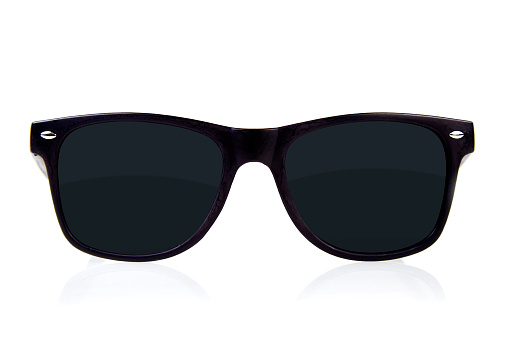
#> input picture sun3.jpg, 509 x 339 px
$ python main.py
#> lines starting #> are read from the running program, lines starting #| are printed output that depends on the picture; after the words box and inside, x2 and y2 are one past the last pixel; in counts of white or black regions, pixels touching at a corner belong together
"""_summary_
This code to capture the dominant colour and shape in the image.
It is more suitable for one dominant colour.
How it's works
#install library call colorthief
#install matplotlib
#give the Image location
"""


import cv2
from colorthief import ColorThief
import matplotlib.pyplot as plt


def detect_shapes_and_color(image):
#> called with image = 'sun3.jpg'
    image_path = image
    image = cv2.imread(image_path)
#> image is the input picture: shape (339, 509, 3); mean B, G, R 191, 189, 187.7

    gray_image = cv2.cvtColor(image, cv2.COLOR_BGR2GRAY)

    # Threshold the grayscale image
    _, thresh_image = cv2.threshold(gray_image, 220, 255, cv2.THRESH_BINARY)
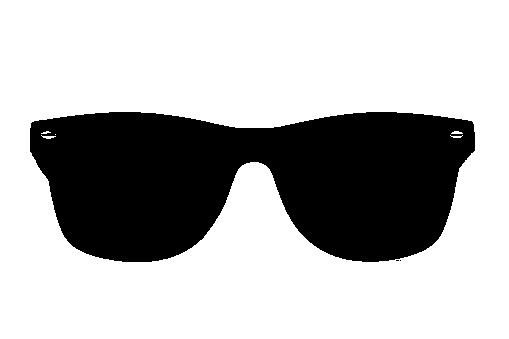
#> thresh_image: shape (339, 509); 70.9% white; 3 black regions (2 under 20 px)

    # Find contours in the thresholded image
    contours, hierarchy = cv2.findContours(thresh_image, cv2.RETR_TREE, cv2.CHAIN_APPROX_SIMPLE)
#> contours = 9 contours, 7 with area under 20; largest, box (x1, y1, x2, y2) and area: (0, 0, 509, 339) 171704, (29, 111, 476, 263) 50854

    # Loop through the contours
    for i, contour in enumerate(contours):
        if i == 0:
            continue
        epsilon = 0.01 * cv2.arcLength(contour, True)
        approx = cv2.approxPolyDP(contour, epsilon, True)
        cv2.drawContours(image, contour, 0, (0, 255, 0), 3)
        x, y, w, h = cv2.boundingRect(approx)
        x_mid = int(x + (w / 3))
        y_mid = int(y + (h / 1.5))
        coords = (x_mid, y_mid)
        shape_label = "Triangle" if len(approx) == 3 else "Circle"
        cv2.putText(image, shape_label, (10, 30), cv2.FONT_HERSHEY_SIMPLEX, 0.8, (0, 255, 0), 2)
#> this loop made 9 passes
#> (epsilon, x, y, w, h, x_mid, y_mid) on passes 3 to 9: (0.0966, 395, 259, 5, 3, 396, 261), (12.46, 29, 111, 447, 152, 178, 212), (0.265, 450, 135, 13, 3, 454, 137), (0.305, 41, 135, 15, 4, 46, 137), (0, 55, 134, 1, 1, 55, 134), (0.237, 451, 131, 12, 3, 455, 133), (0.197, 41, 131, 10, 3, 44, 133)
#> contour on pass 1: [[0, 0], [0, 338], [508, 338], [508, 0]]
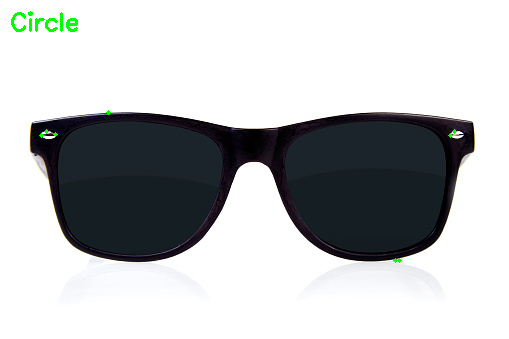
#> image: shape (339, 509, 3); 0.35% of pixels changed, all inside (x1, y1, x2, y2) = (11, 11, 457, 263)

    # dominant color
    ct = ColorThief(image_path)
    dominant_color = ct.get_color(quality=1)
    cv2.rectangle(image, (10, 50), (110, 80), dominant_color, -1)
    cv2.putText(image, "Dominant Color", (120, 70), cv2.FONT_HERSHEY_SIMPLEX, 0.6, (0, 0, 0), 1)

    # Display the image with detected shapes and dominant color
    cv2.imshow("Sunglasses Shape and Color Detection", image)
    cv2.waitKey(0)
    cv2.destroyAllWindows()


detect_shapes_and_color(image="sun3.jpg")
#> (the call stopped at in detect_shapes_and_color, `ct = ColorThief(image_path)`: colorthief is not available in this run)
